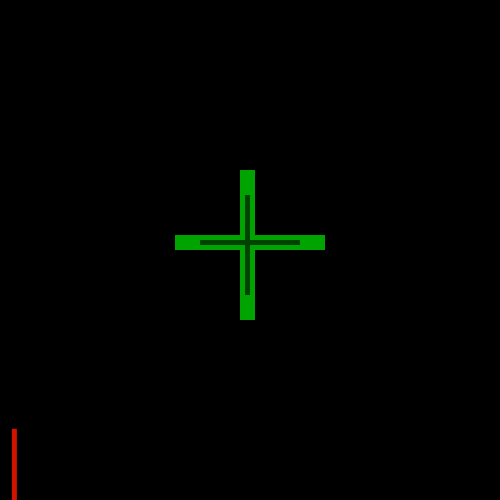
Frame 1 (no input)
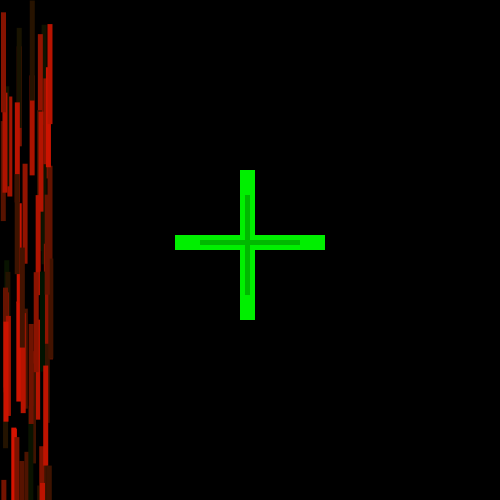
Frame 60 (the mouse pressed at the canvas centre just before this capture)
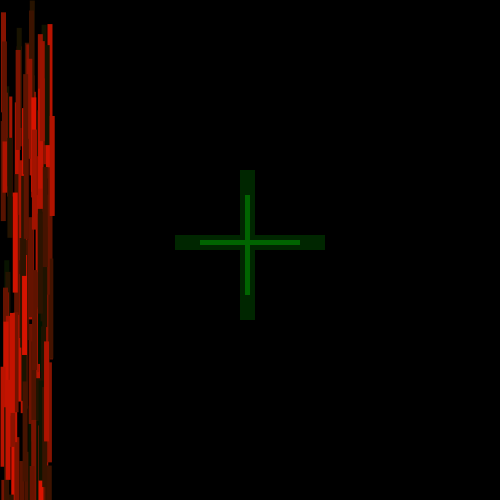
Frame 120 (the mouse held since frame 60 and released just before this capture)

The Processing sketch that drew these frames (run headless with seeded random() and noise(); from frame 60 on, the mouse is pressed at the canvas centre):

// Processing sketch: processing_82347
// ── processing_82347.pde

void setup ()
{
  size (500,500);
  background (0);
  smooth ();

}

// tu vas lire le programme suivant en boucle
void draw ()
{
  
  noStroke ();
  
 fill (0,random (255),0);
 rect (175,235,150,15);
 rect (240,170,15,150);
 
 fill (0,random (255),0);
 rect (200,240,100,5);
 rect (245,195,5,100);
 
fill (random (222),19,0);
 
rect (random (50), random (500), 5, 100);

 
}
